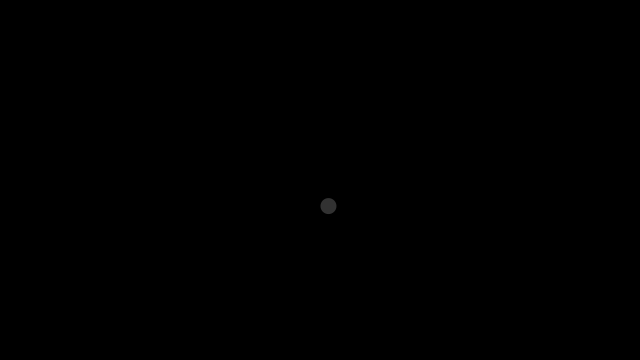
Frame 1 (no input)
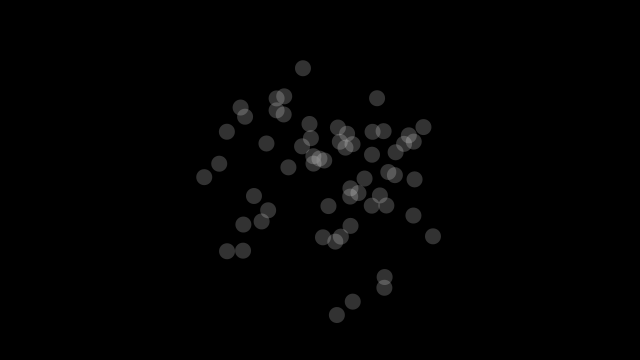
Frame 60 (the mouse pressed at the canvas centre just before this capture)
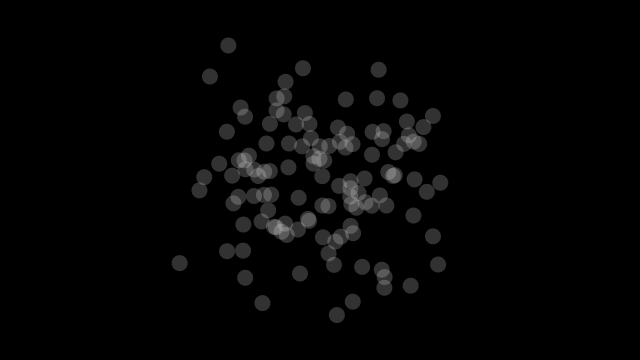
Frame 120 (the mouse held since frame 60 and released just before this capture)

The Processing sketch that drew these frames (run headless with seeded random() and noise(); from frame 60 on, the mouse is pressed at the canvas centre):

// Processing sketch: ex_i_4
// ── ex_i_4.pde
void setup() {
  fill(0);
  rect(0,0,width,height);
  size(640,360);
}

void draw() {
  fill(0, 1);
  rect(0,0,width,height);
  float num_x = randomGaussian();
  float num_y = randomGaussian();
  float sd = 60;
  float mean_x = 320;
  float mean_y = 180;
  float x = sd * num_x + mean_x;
  float y = sd * num_y + mean_y;

  noStroke();
  fill(255, 50);

  ellipse(x,y,16,16);
}
